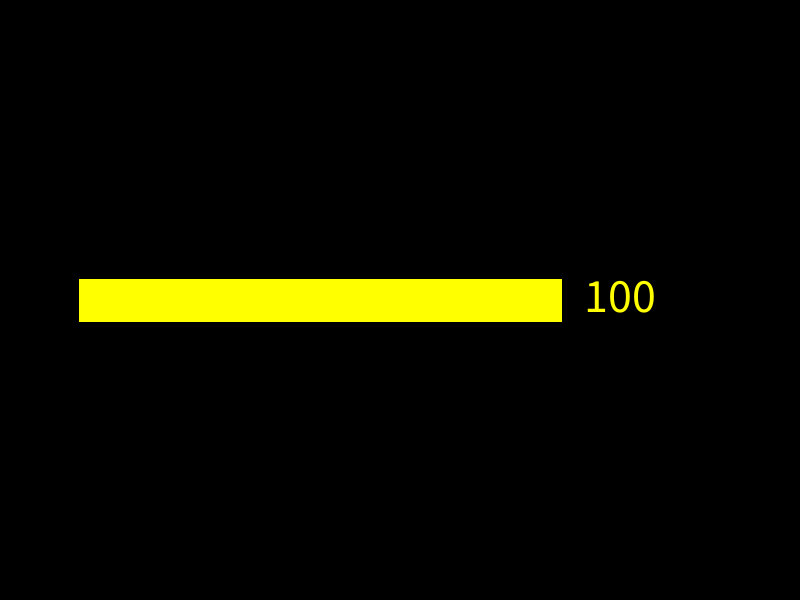
Frame 1 (no input)
Frame 60 (the mouse pressed at the canvas centre just before this capture): identical to frame 1, image omitted
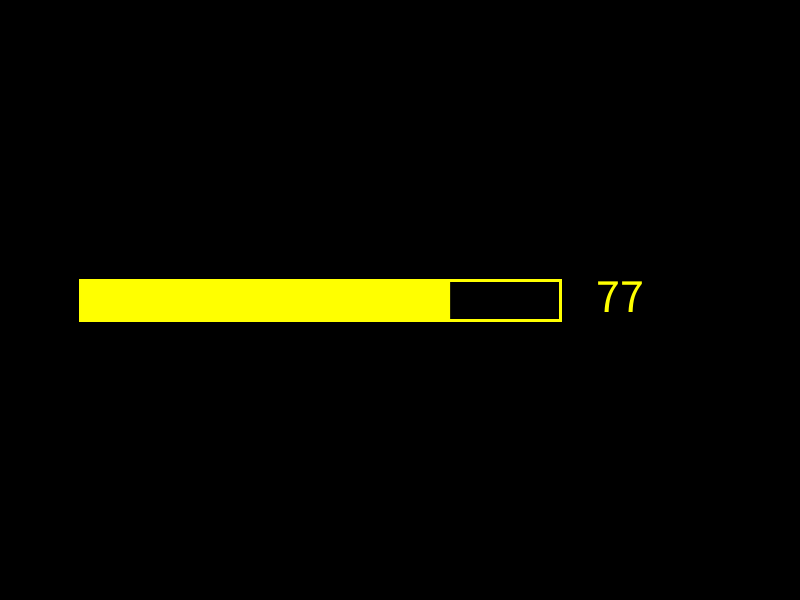
Frame 120 (the mouse held since frame 60 and released just before this capture)

The Processing sketch that drew these frames (run headless with seeded random() and noise(); from frame 60 on, the mouse is pressed at the canvas centre):

// Processing sketch: HP_Easing
// ── HP_Easing.pde
Bar bar;

void setup() {
  size(800, 600);
  bar=new Bar();
}

void draw() {
  background(0);

  bar.update();
  bar.display();
}

void mousePressed() {
  bar.deduct();
}




class Bar {

  float wd=width*0.6;
  float ht=40;

  float xpos=width*0.1;
  float ypos=height*0.5-ht*0.5;

  float value=100;
  float target=100;


  Bar() {
  }

  void update() {
    value+=(target-value)*0.1;
  }

  void display() {
    noStroke();
    fill(255, 255, 0);
    rect(xpos, ypos, map(value, 0, 100, 0, wd), ht);

    stroke(255, 255, 0);
    noFill();
    strokeWeight(3);
    rect(xpos, ypos, wd, ht);
    
    fill(255,255,0);
    textAlign(CENTER,CENTER);
    textSize(48);
    text(int(value),xpos+wd+60,ypos+ht/2-5);  //注意int(value), value是带小数的，显示在屏幕上的是整数
  }

  void deduct() {
    float amount=random(10, 30);

    if (target-amount<0) {
      target=amount;
    }
    
    target-=amount;
  }
}
